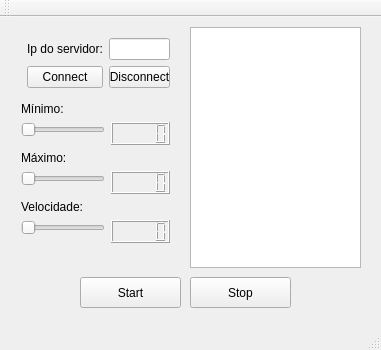
<?xml version="1.0" encoding="UTF-8"?>
<ui version="4.0">
 <class>MainWindow</class>
 <widget class="QMainWindow" name="MainWindow">
  <property name="geometry">
   <rect>
    <x>0</x>
    <y>0</y>
    <width>381</width>
    <height>350</height>
   </rect>
  </property>
  <property name="windowTitle">
   <string>MainWindow</string>
  </property>
  <widget class="QWidget" name="centralWidget">
   <widget class="QPushButton" name="pushButtonPut">
    <property name="geometry">
     <rect>
      <x>80</x>
      <y>260</y>
      <width>101</width>
      <height>31</height>
     </rect>
    </property>
    <property name="text">
     <string>Start</string>
    </property>
   </widget>
   <widget class="QPushButton" name="pushButtonStop">
    <property name="geometry">
     <rect>
      <x>190</x>
      <y>260</y>
      <width>101</width>
      <height>31</height>
     </rect>
    </property>
    <property name="text">
     <string>Stop</string>
    </property>
   </widget>
   <widget class="QPlainTextEdit" name="plainTextEdit">
    <property name="geometry">
     <rect>
      <x>190</x>
      <y>10</y>
      <width>171</width>
      <height>241</height>
     </rect>
    </property>
   </widget>
   <widget class="QWidget" name="layoutWidget">
    <property name="geometry">
     <rect>
      <x>10</x>
      <y>10</y>
      <width>171</width>
      <height>241</height>
     </rect>
    </property>
    <layout class="QGridLayout" name="gridLayout">
     <item row="0" column="0">
      <layout class="QFormLayout" name="formLayout">
       <item row="1" column="1">
        <layout class="QFormLayout" name="formLayout_2">
         <item row="3" column="0">
          <widget class="QPushButton" name="pushButtonConnect">
           <property name="baseSize">
            <size>
             <width>30</width>
             <height>10</height>
            </size>
           </property>
           <property name="text">
            <string>Connect</string>
           </property>
          </widget>
         </item>
         <item row="3" column="1">
          <widget class="QPushButton" name="pushButtonDisconnect">
           <property name="text">
            <string>Disconnect</string>
           </property>
          </widget>
         </item>
         <item row="1" column="0">
          <widget class="QLabel" name="label">
           <property name="text">
            <string>Ip do servidor:</string>
           </property>
          </widget>
         </item>
         <item row="1" column="1">
          <widget class="QLineEdit" name="lineEditIP"/>
         </item>
        </layout>
       </item>
      </layout>
     </item>
     <item row="1" column="0">
      <layout class="QFormLayout" name="formLayout_3">
       <item row="2" column="0">
        <widget class="QSlider" name="horizontalSliderMin">
         <property name="orientation">
          <enum>Qt::Horizontal</enum>
         </property>
        </widget>
       </item>
       <item row="2" column="1">
        <widget class="QLCDNumber" name="lcdNumberMin"/>
       </item>
       <item row="5" column="0">
        <widget class="QSlider" name="horizontalSliderMax">
         <property name="orientation">
          <enum>Qt::Horizontal</enum>
         </property>
        </widget>
       </item>
       <item row="5" column="1">
        <widget class="QLCDNumber" name="lcdNumberMax"/>
       </item>
       <item row="1" column="0">
        <widget class="QLabel" name="labelMin">
         <property name="text">
          <string>Mínimo:</string>
         </property>
        </widget>
       </item>
       <item row="4" column="0">
        <widget class="QLabel" name="labelMax">
         <property name="text">
          <string>Máximo:</string>
         </property>
        </widget>
       </item>
      </layout>
     </item>
     <item row="2" column="0">
      <layout class="QFormLayout" name="formLayout_4">
       <item row="0" column="0">
        <widget class="QLabel" name="labelFreq">
         <property name="text">
          <string>Velocidade:</string>
         </property>
        </widget>
       </item>
       <item row="1" column="0">
        <widget class="QSlider" name="horizontalSliderFreq">
         <property name="maximum">
          <number>5</number>
         </property>
         <property name="orientation">
          <enum>Qt::Horizontal</enum>
         </property>
        </widget>
       </item>
       <item row="1" column="1">
        <widget class="QLCDNumber" name="lcdNumberFreq"/>
       </item>
      </layout>
     </item>
    </layout>
   </widget>
  </widget>
  <widget class="QToolBar" name="mainToolBar">
   <attribute name="toolBarArea">
    <enum>TopToolBarArea</enum>
   </attribute>
   <attribute name="toolBarBreak">
    <bool>false</bool>
   </attribute>
  </widget>
  <widget class="QStatusBar" name="statusBar"/>
 </widget>
 <layoutdefault spacing="6" margin="11"/>
 <resources/>
 <connections>
  <connection>
   <sender>horizontalSliderMin</sender>
   <signal>valueChanged(int)</signal>
   <receiver>lcdNumberMin</receiver>
   <slot>display(int)</slot>
   <hints>
    <hint type="sourcelabel">
     <x>68</x>
     <y>165</y>
    </hint>
    <hint type="destinationlabel">
     <x>178</x>
     <y>169</y>
    </hint>
   </hints>
  </connection>
  <connection>
   <sender>horizontalSliderMax</sender>
   <signal>valueChanged(int)</signal>
   <receiver>lcdNumberMax</receiver>
   <slot>display(int)</slot>
   <hints>
    <hint type="sourcelabel">
     <x>71</x>
     <y>219</y>
    </hint>
    <hint type="destinationlabel">
     <x>178</x>
     <y>223</y>
    </hint>
   </hints>
  </connection>
  <connection>
   <sender>horizontalSliderFreq</sender>
   <signal>valueChanged(int)</signal>
   <receiver>lcdNumberFreq</receiver>
   <slot>display(int)</slot>
   <hints>
    <hint type="sourcelabel">
     <x>72</x>
     <y>254</y>
    </hint>
    <hint type="destinationlabel">
     <x>124</x>
     <y>260</y>
    </hint>
   </hints>
  </connection>
 </connections>
</ui>
